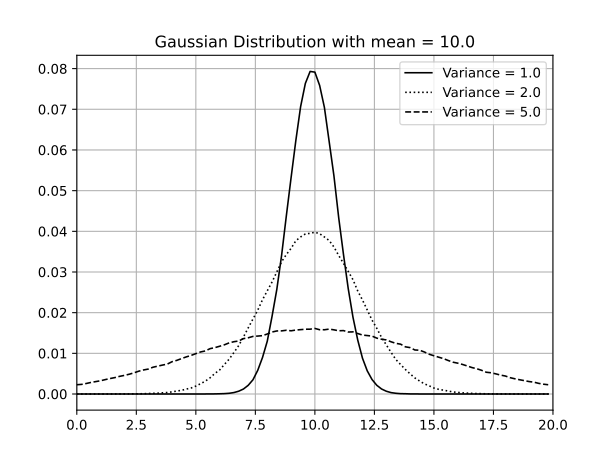

Python code for this plot:
#!/usr/bin/env python3
import numpy as np
import matplotlib.pyplot as plt

MEAN = 10
SAMPLES = 1000000
X_MAX = MEAN * 2
BINS = 100
STEP = X_MAX / BINS


if __name__ == "__main__":
    c1, c2, c5 = [0] * BINS, [0] * BINS, [0] * BINS
    for _ in range(SAMPLES):
        v1 = np.random.normal(loc=MEAN, scale=1.0)
        v2 = np.random.normal(loc=MEAN, scale=2.0)
        v5 = np.random.normal(loc=MEAN, scale=5.0)
        if 0 <= v1 <= X_MAX:
            b = int(BINS * v1 / X_MAX)
            c1[b] += 1
        if 0 <= v2 <= X_MAX:
            b = int(BINS * v2 / X_MAX)
            c2[b] += 1
        if 0 <= v5 <= X_MAX:
            b = int(BINS * v5 / X_MAX)
            c5[b] += 1
    x = [STEP * i for i in range(BINS)]
    y1 = [c / SAMPLES for c in c1]
    y2 = [c / SAMPLES for c in c2]
    y5 = [c / SAMPLES for c in c5]
    print(x)
    print(y1)

    fig = plt.figure()
    ax1 = fig.add_subplot(111)
    ax1.plot(x, y1, color='black', linewidth=1.2, linestyle='-')
    ax1.plot(x, y2, color='black', linewidth=1.2, linestyle=':')
    ax1.plot(x, y5, color='black', linewidth=1.2, linestyle='--')
    ax1.legend(["Variance = 1.0", "Variance = 2.0", "Variance = 5.0"],
               loc='upper right', fancybox=True)
    ax1.set_xlim(0, X_MAX)
    ax1.grid(True, axis='both')
    ax1.set_title("Gaussian Distribution with mean = 10.0")
    plt.savefig("norm_dist.svg")
    pass